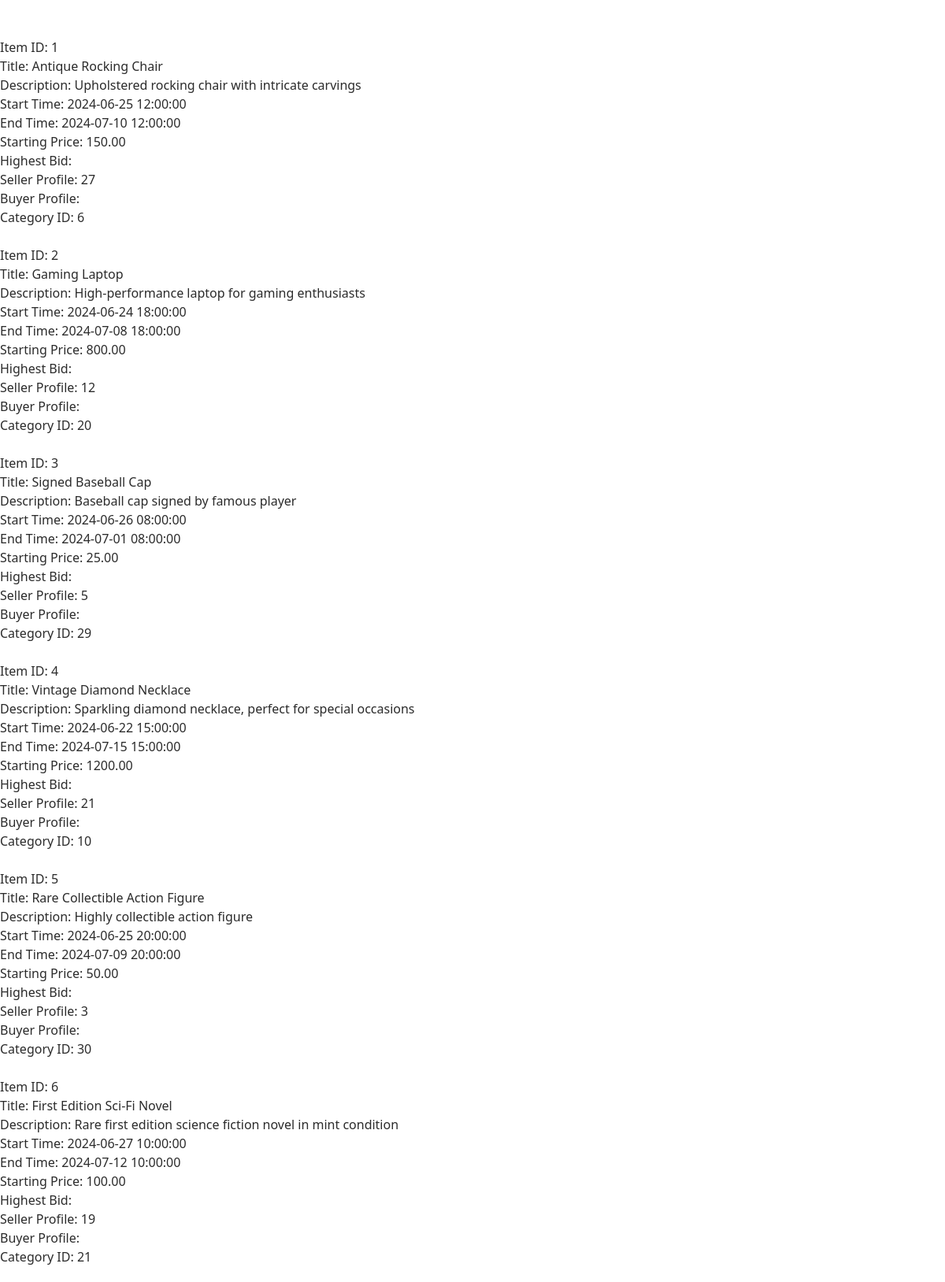
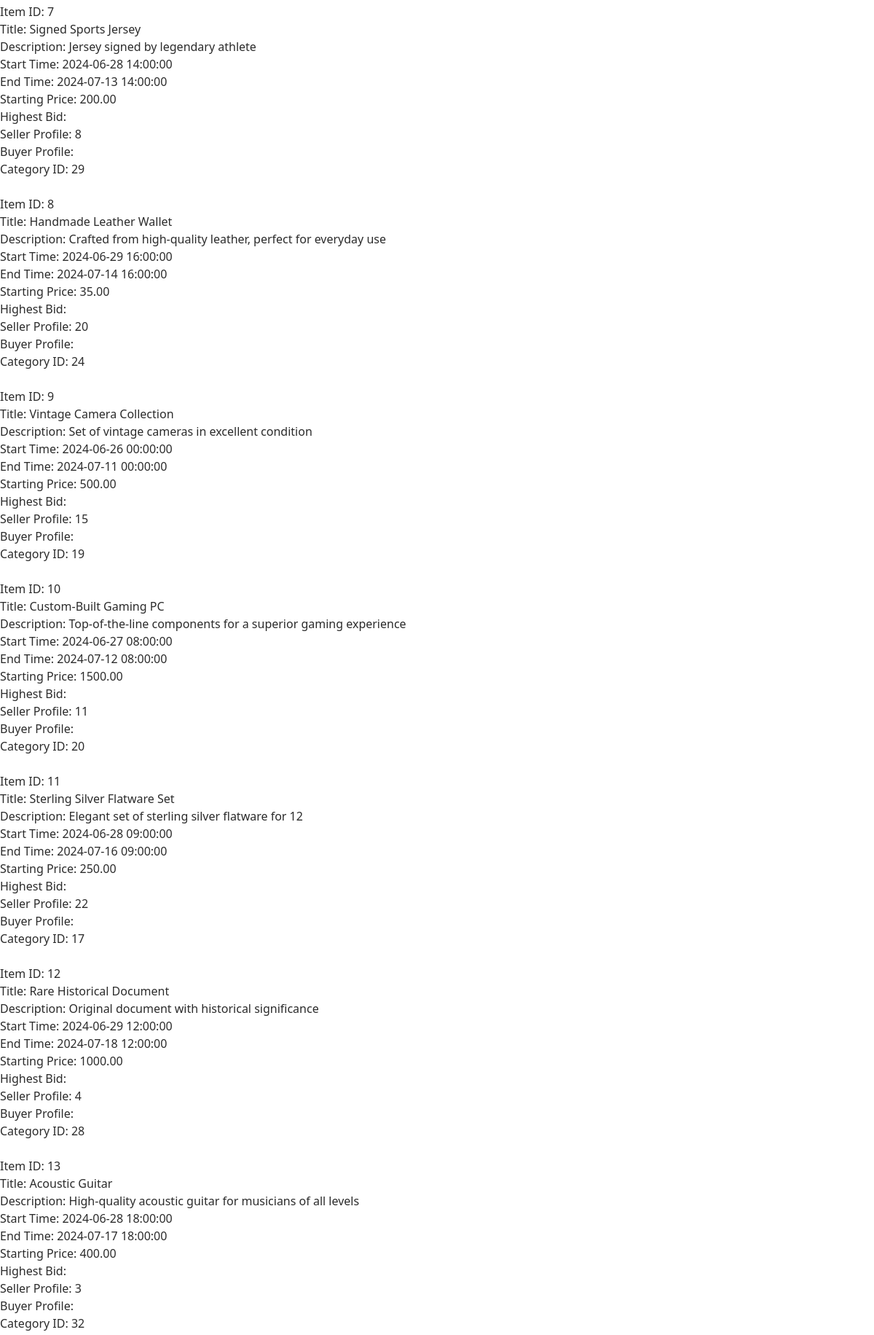
/reportTableAuctionItem.php (upper part), run on the app's committed database (2 pictures, top to bottom).
### tables this page shows
CREATE TABLE `auction_item` (
  `itemID` int(11) NOT NULL,
  `title` varchar(100) DEFAULT NULL,
  `description` text DEFAULT NULL,
  `startTime` datetime DEFAULT NULL,
  `endTime` datetime DEFAULT NULL,
  `startingPrice` decimal(10,2) DEFAULT NULL,
  `highestBid` decimal(10,2) DEFAULT NULL,
  `sellerProfile` int(11) DEFAULT NULL,
  `buyerProfile` int(11) DEFAULT NULL,
  `categoryID` int(11) DEFAULT NULL
);

### reportTableAuctionItem.php (the view, shortened to what this page needs)
<?php
require_once 'db_connection.php';
?>
<!DOCTYPE html>
<html lang="en">
<head>
    <link href="https://cdn.jsdelivr.net/npm/bootstrap@5.3.2/dist/css/bootstrap.min.css" rel="stylesheet">
    <link href="css/style.css" rel="stylesheet">
    <link rel="stylesheet" href="https://cdnjs.cloudflare.com/ajax/libs/font-awesome/6.5.0/css/all.min.css">
</head>
<body>
    <?php
    $query = "SELECT * FROM auction_item";
    $result = $conn->query($query);
    if ($result->num_rows > 0) {
        while ($row = $result->fetch_assoc()) {
            echo "Item ID: " . $row["itemID"] . "<br>";
            echo "Title: " . $row["title"] . "<br>";
            echo "Description: " . $row["description"] . "<br>";
            echo "Start Time: " . $row["startTime"] . "<br>";
            echo "End Time: " . $row["endTime"] . "<br>";
            echo "Starting Price: " . $row["startingPrice"] . "<br>";
            echo "Highest Bid: " . $row["highestBid"] . "<br>";
            echo "Seller Profile: " . $row["sellerProfile"] . "<br>";
            echo "Buyer Profile: " . $row["buyerProfile"] . "<br>";
            echo "Category ID: " . $row["categoryID"] . "<br><br>";
        }
    } else {
        echo "No results found.";
    }
    ?>
</body>
</html>

### css/style.css (style rules this page uses)
body, h1, h2, p { margin: 0; padding: 0; }
body { color: #2B2B2B; }
body { background-color: #ffffff; }

### css/footerstyle.css (style rules this page uses)
* { margin:0; padding: 0; box-sizing: border-box; }

### data on the page
auction_item: itemID "1", title "Antique Rocking Chair", description "Upholstered rocking chair with intricate carvings", startTime "2024-06-25 12:00:00", endTime "2024-07-10 12:00:00", startingPrice "150.00", sellerProfile "27", categoryID "6"
auction_item: itemID "2", title "Gaming Laptop", description "High-performance laptop for gaming enthusiasts", startTime "2024-06-24 18:00:00", endTime "2024-07-08 18:00:00", startingPrice "800.00", sellerProfile "12", categoryID "20"
auction_item: itemID "3", title "Signed Baseball Cap", description "Baseball cap signed by famous player", startTime "2024-06-26 08:00:00", endTime "2024-07-01 08:00:00", startingPrice "25.00", sellerProfile "5", categoryID "29"
auction_item: itemID "4", title "Vintage Diamond Necklace", description "Sparkling diamond necklace, perfect for special occasions", startTime "2024-06-22 15:00:00", endTime "2024-07-15 15:00:00", startingPrice "1200.00", sellerProfile "21", categoryID "10"
auction_item: itemID "5", title "Rare Collectible Action Figure", description "Highly collectible action figure", startTime "2024-06-25 20:00:00", endTime "2024-07-09 20:00:00", startingPrice "50.00", sellerProfile "3", categoryID "30"
auction_item: itemID "6", title "First Edition Sci-Fi Novel", description "Rare first edition science fiction novel in mint condition", startTime "2024-06-27 10:00:00", endTime "2024-07-12 10:00:00", startingPrice "100.00", sellerProfile "19", categoryID "21"
auction_item: itemID "7", title "Signed Sports Jersey", description "Jersey signed by legendary athlete", startTime "2024-06-28 14:00:00", endTime "2024-07-13 14:00:00", startingPrice "200.00", sellerProfile "8", categoryID "29"
auction_item: itemID "8", title "Handmade Leather Wallet", description "Crafted from high-quality leather, perfect for everyday use", startTime "2024-06-29 16:00:00", endTime "2024-07-14 16:00:00", startingPrice "35.00", sellerProfile "20", categoryID "24"
auction_item: itemID "9", title "Vintage Camera Collection", description "Set of vintage cameras in excellent condition", startTime "2024-06-26 00:00:00", endTime "2024-07-11 00:00:00", startingPrice "500.00", sellerProfile "15", categoryID "19"
auction_item: itemID "10", title "Custom-Built Gaming PC", description "Top-of-the-line components for a superior gaming experience", startTime "2024-06-27 08:00:00", endTime "2024-07-12 08:00:00", startingPrice "1500.00", sellerProfile "11", categoryID "20"
auction_item: itemID "11", title "Sterling Silver Flatware Set", description "Elegant set of sterling silver flatware for 12", startTime "2024-06-28 09:00:00", endTime "2024-07-16 09:00:00", startingPrice "250.00", sellerProfile "22", categoryID "17"
auction_item: itemID "12", title "Rare Historical Document", description "Original document with historical significance", startTime "2024-06-29 12:00:00", endTime "2024-07-18 12:00:00", startingPrice "1000.00", sellerProfile "4", categoryID "28"
auction_item: itemID "13", title "Acoustic Guitar", description "High-quality acoustic guitar for musicians of all levels", startTime "2024-06-28 18:00:00", endTime "2024-07-17 18:00:00", startingPrice "400.00", sellerProfile "3", categoryID "32"
